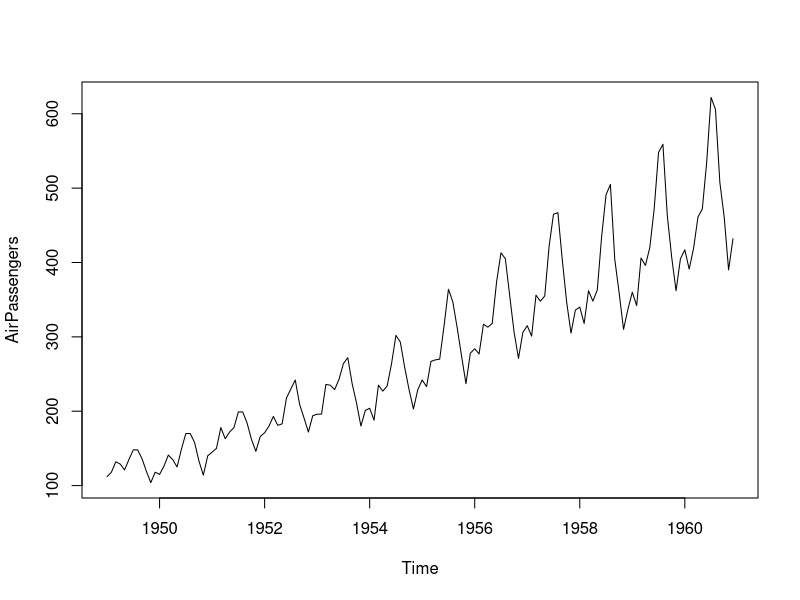
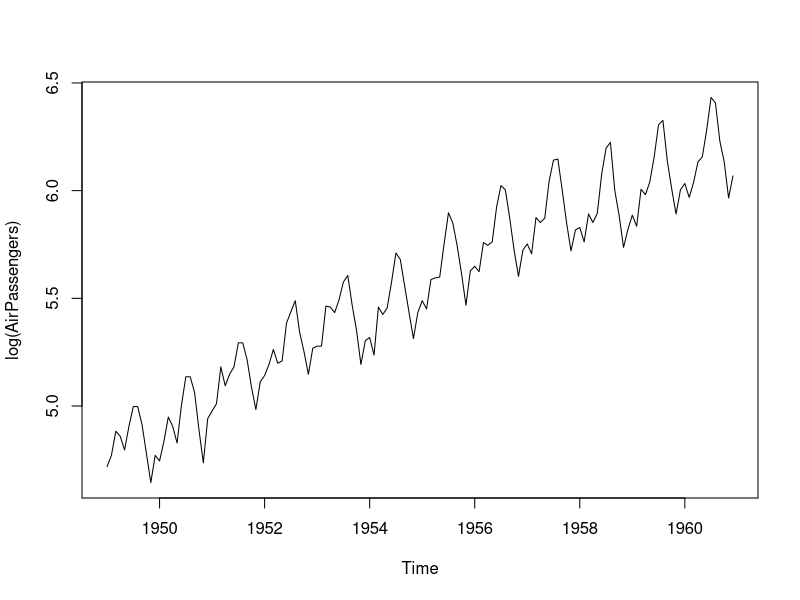
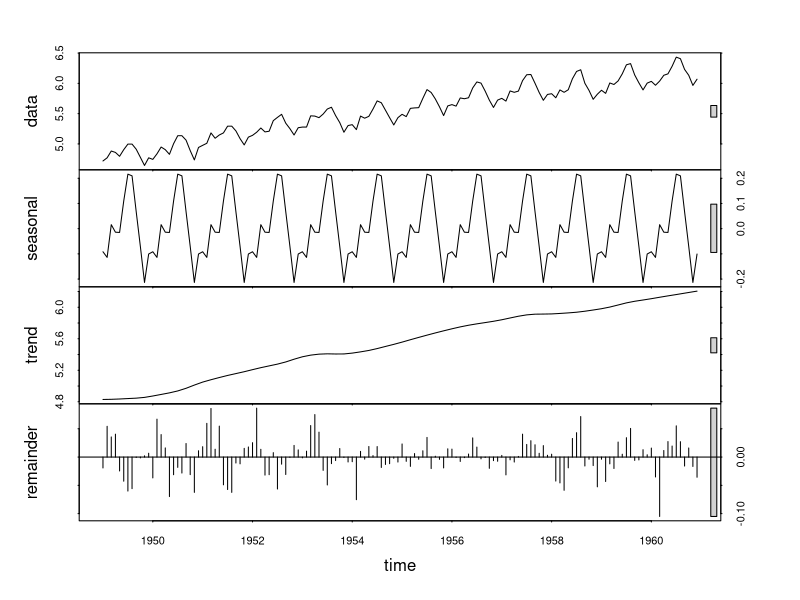
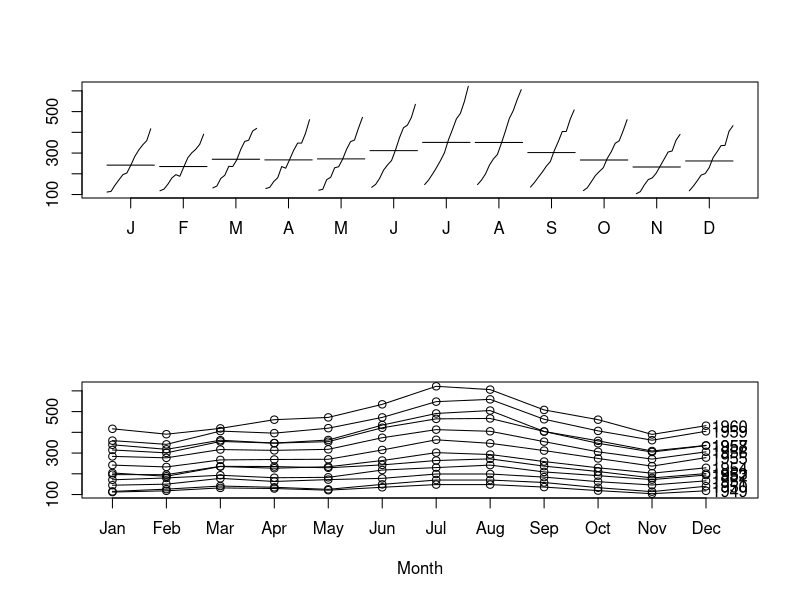

The R script that drew these images, in order:
#
# R in action (2 ed.)
#

#
# Seasonal decomposition
# > trend  component    ... captures changes in level over time
# > seasonal  component ... captures cyclical effects due to the time of year
# > irregular component ... captures those influences not described by the trend and seasonal effects
#

library(forecast)

# Decomposing a time series into trend, seasonal, and irregular components
# is "Seasonal Decomposition by loess  smoothing"

# Example: Seasonal decomposition using stl()

# 1. Plots the time series
plot(AirPassengers)
lAirPassengers <- log(AirPassengers)
plot(lAirPassengers, ylab="log(AirPassengers)")

# 2.Decomposes the time series
fit <- stl(lAirPassengers, s.window="period")
plot(fit)

# 3. Components for each observation
fit$time.series
exp(fit$time.series)

# 4. Visualize a seasonal decomposition
par(mfrow=c(2,1))

monthplot(AirPassengers, xlab="",  ylab="")  
seasonplot(AirPassengers, year.labels="TRUE", main="")
